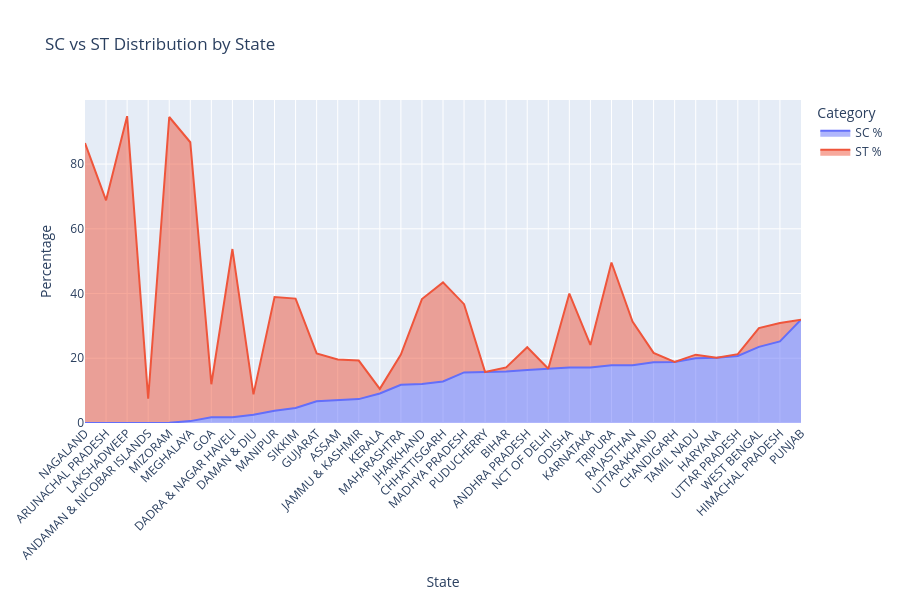

Write notebook code for a chart like this one.
### Code cell
df = df_states.copy()
df = df.sort_values('SC %')
df_long = df.melt(id_vars='Name',value_vars=['SC %', 'ST %'],var_name='Category',value_name='Percentage')
fig = px.area(df_long,x='Name',y='Percentage',color='Category',title='SC vs ST Distribution by State')
fig.update_layout(height=600,xaxis_tickangle=-45,xaxis_title='State',yaxis_title='Percentage')

chart8 = fig
chart8

### Figure 1 — Plotly figure (JSON) as saved in the notebook; plotly's stock layout.template omitted (floating-point values rounded to 4 significant figures)
{"data": [{"fillpattern": {"shape": ""}, "hovertemplate": "Category=SC %<br>Name=%{x}<br>Percentage=%{y}<extra></extra>", "legendgroup": "SC %", "line": {"color": "#636efa"}, "marker": {"symbol": "circle"}, "mode": "lines", "name": "SC %", "orientation": "v", "showlegend": true, "stackgroup": "1", "type": "scatter", "x": ["NAGALAND", "ARUNACHAL PRADESH", "LAKSHADWEEP", "ANDAMAN & NICOBAR ISLANDS", "MIZORAM", "MEGHALAYA", "GOA", "DADRA & NAGAR HAVELI", "DAMAN & DIU", "MANIPUR", "SIKKIM", "GUJARAT", "ASSAM", "JAMMU & KASHMIR", "KERALA", "MAHARASHTRA", "JHARKHAND", "CHHATTISGARH", "MADHYA PRADESH", "PUDUCHERRY", "BIHAR", "ANDHRA PRADESH", "NCT OF DELHI", "ODISHA", "KARNATAKA", "TRIPURA", "RAJASTHAN", "UTTARAKHAND", "CHANDIGARH", "TAMIL NADU", "HARYANA", "UTTAR PRADESH", "WEST BENGAL", "HIMACHAL PRADESH", "PUNJAB"], "xaxis": "x", "y": [0.0, 0.0, 0.0, 0.0, 0.11, 0.58, 1.74, 1.8, 2.52, 3.78, 4.63, 6.74, 7.15, 7.38, 9.1, 11.81, 12.08, 12.82, 15.62, 15.73, 15.91, 16.41, 16.75, 17.13, 17.15, 17.83, 17.83, 18.76, 18.86, 20.01, 20.17, 20.7, 23.51, 25.19, 31.94], "yaxis": "y"}, {"fillpattern": {"shape": ""}, "hovertemplate": "Category=ST %<br>Name=%{x}<br>Percentage=%{y}<extra></extra>", "legendgroup": "ST %", "line": {"color": "#EF553B"}, "marker": {"symbol": "circle"}, "mode": "lines", "name": "ST %", "orientation": "v", "showlegend": true, "stackgroup": "1", "type": "scatter", "x": ["NAGALAND", "ARUNACHAL PRADESH", "LAKSHADWEEP", "ANDAMAN & NICOBAR ISLANDS", "MIZORAM", "MEGHALAYA", "GOA", "DADRA & NAGAR HAVELI", "DAMAN & DIU", "MANIPUR", "SIKKIM", "GUJARAT", "ASSAM", "JAMMU & KASHMIR", "KERALA", "MAHARASHTRA", "JHARKHAND", "CHHATTISGARH", "MADHYA PRADESH", "PUDUCHERRY", "BIHAR", "ANDHRA PRADESH", "NCT OF DELHI", "ODISHA", "KARNATAKA", "TRIPURA", "RAJASTHAN", "UTTARAKHAND", "CHANDIGARH", "TAMIL NADU", "HARYANA", "UTTAR PRADESH", "WEST BENGAL", "HIMACHAL PRADESH", "PUNJAB"], "xaxis": "x", "y": [86.48, 68.79, 94.8, 7.5, 94.43, 86.15, 10.23, 51.95, 6.32, 35.12, 33.8, 14.75, 12.45, 11.91, 1.45, 9.35, 26.21, 30.62, 21.09, 0.0, 1.28, 7.0, 0.0, 22.85, 6.95, 31.76, 13.48, 2.89, 0.0, 1.1, 0.0, 0.57, 5.8, 5.71, 0.0], "yaxis": "y"}], "layout": {"height": 600, "legend": {"title": {"text": "Category"}, "tracegroupgap": 0}, "title": {"text": "SC vs ST Distribution by State"}, "xaxis": {"anchor": "y", "domain": [0, 1], "tickangle": -45, "title": {"text": "State"}}, "yaxis": {"anchor": "x", "domain": [0, 1], "title": {"text": "Percentage"}}}}
